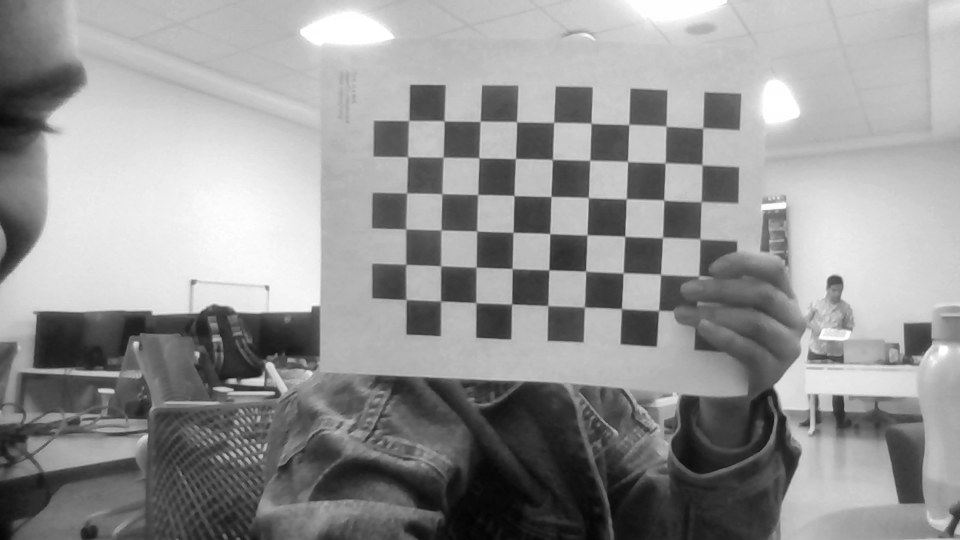
#> input picture rosClass/catkin_ws/src/usb_camera/scripts/snapshots/img_1.png, 960 x 540 px; its folder holds 5 pictures in this run
$ python camera_calibration.py
#> lines starting #> are read from the running program, lines starting #| are printed output that depends on the picture; after the words box and inside, x2 and y2 are one past the last pixel; in counts of white or black regions, pixels touching at a corner belong together

import numpy as np
import cv2
import glob
import sys
import os
import ruamel.yaml

chessboardSize = (9, 6)

criteria = (cv2.TERM_CRITERIA_EPS + cv2.TERM_CRITERIA_MAX_ITER, 30, 0.001)

objp = np.zeros((chessboardSize[0]*chessboardSize[1], 3), np.float32)
objp[:,:2] = np.mgrid[0:chessboardSize[0], 0:chessboardSize[1]].T.reshape(-1, 2)

objpoints = []
imgpoints = []

folder = "snapshots/"

try:
    os.mkdir(folder)
except OSError as error:
    print(error)

images = glob.glob(folder + "*.png")

i = 1
for fname in images:
    msg = "Reading image: {}. Progress: {:.2f}%".format(fname[10:-4], 100*i/len(images))
    i = i+1

    print(msg, end ='\r')

    img = cv2.imread(fname)
#> img is the input picture: shape (540, 960, 3); min 2, max 255, mean 148.3
    gray = cv2.cvtColor(img, cv2.COLOR_BGR2GRAY)

    ret, corners = cv2.findChessboardCorners(gray, (chessboardSize[0], chessboardSize[1]), None)
#> ret = True; corners = 54 rows, first 8: [692, 304], [659.5, 311], [621.6, 306.9], [585, 307.5], [548.5, 305], [512.1, 303.3], [475.7, 301.2], [441.2, 300.3]

    if ret == True:
        objpoints.append(objp)
        corners2 = cv2.cornerSubPix(gray, corners, (11, 11), (-1, -1), criteria)
#> corners2 = 54 rows, first 8: [696.5, 302.6], [658.5, 310.5], [621.5, 308.7], [584.4, 307], [547.8, 305.6], [511.6, 304.1], [475.9, 302.7], [440.6, 301]
        imgpoints.append(corners)

        #Draw and display the corners
        cv2.drawChessboardCorners(img, (chessboardSize[0], chessboardSize[1]), corners2, ret)
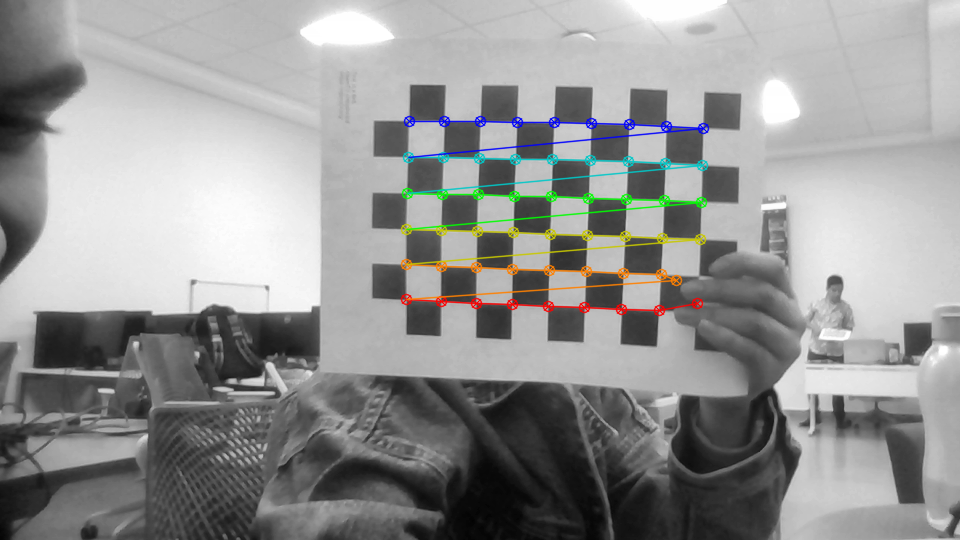
#> img: shape (540, 960, 3); 2.65% of pixels changed, all inside (x1, y1, x2, y2) = (400, 115, 710, 317)
#> pass 3 of the loop `for fname in images:`:
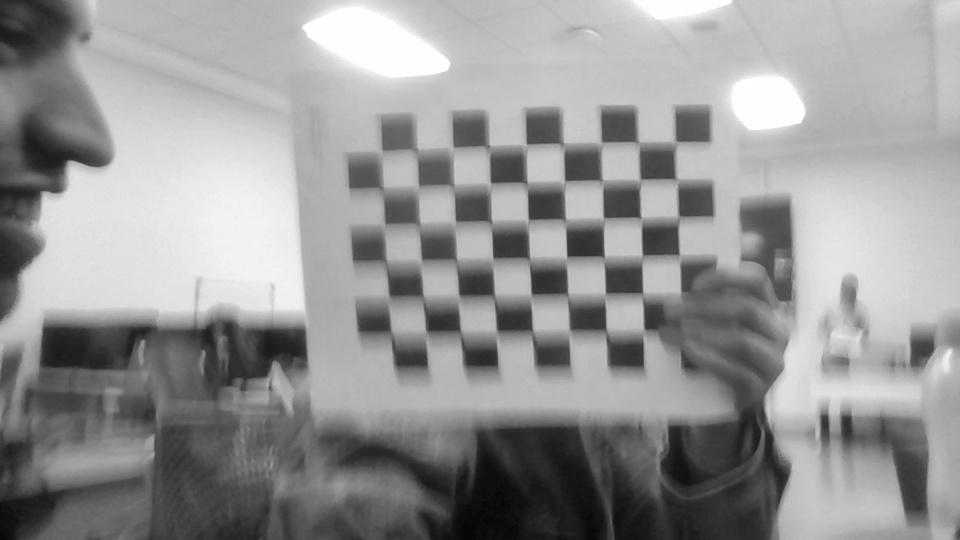
#> input picture rosClass/catkin_ws/src/usb_camera/scripts/snapshots/img_11.png, 960 x 540 px
#> img is the input picture: shape (540, 960, 3); min 6, max 255, mean 149.2
#> ret = True; corners = 54 rows, first 8: [674, 335], [643, 333], [606.2, 335.2], [570, 335.5], [533, 336], [497, 337], [461.5, 337], [427, 339]
#> corners2 = 54 rows, first 8: [674, 335], [643.6, 331.4], [605.8, 331.7], [569.4, 331.5], [532.2, 332], [496.7, 332.1], [460.4, 332.3], [426.1, 331.8]
#> `cv2.drawChessboardCorners(img, (chessboardSize[0], chessboardSize[1]),..`:
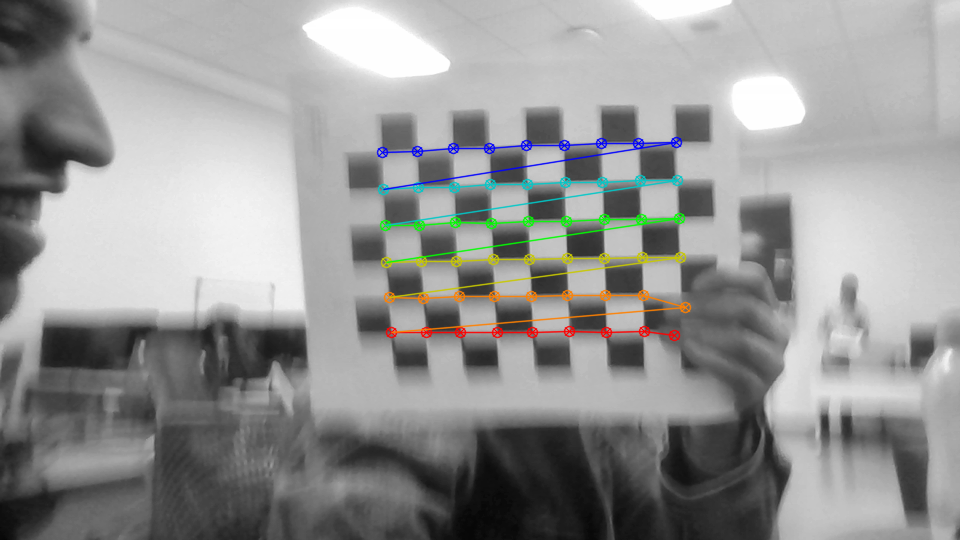
#> img: shape (540, 960, 3); 2.66% of pixels changed, all inside (x1, y1, x2, y2) = (376, 136, 692, 342)
#> the loop made 5 passes; the first 3 are shown
        cv2.imwrite(folder + "pattern_{}.jpg".format(fname[10:-4]), img)
        cv2.imshow('img', img)
        cv2.waitKey(500)

ret, cam_mtx, distCoeffs, rvecs, tvecs = cv2.calibrateCamera(objpoints, imgpoints, gray.shape[::-1], None, None)
print("Camera Matrix: ")
print(cam_mtx)
print("Distorsion coefficients: ")
print(distCoeffs)


img = cv2.imread(folder + 'img_1.png')
h, w = img.shape[:2]
#> h = 540; w = 960
newcameramtx, roi = cv2.getOptimalNewCameraMatrix(cam_mtx, distCoeffs, (w, h), 1, (w, h))

#Option 2
mapx, mapy = cv2.initUndistortRectifyMap(cam_mtx, distCoeffs, None, newcameramtx, (w, h), 5)
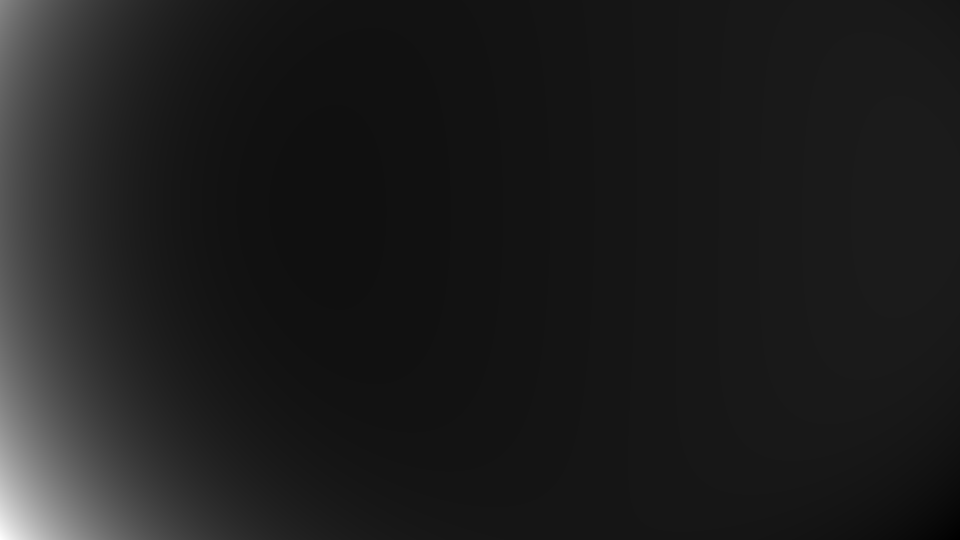
#> mapx: shape (540, 960) float32; min -1298.9, max 18240.8, mean 999.8; drawn with min black and max white
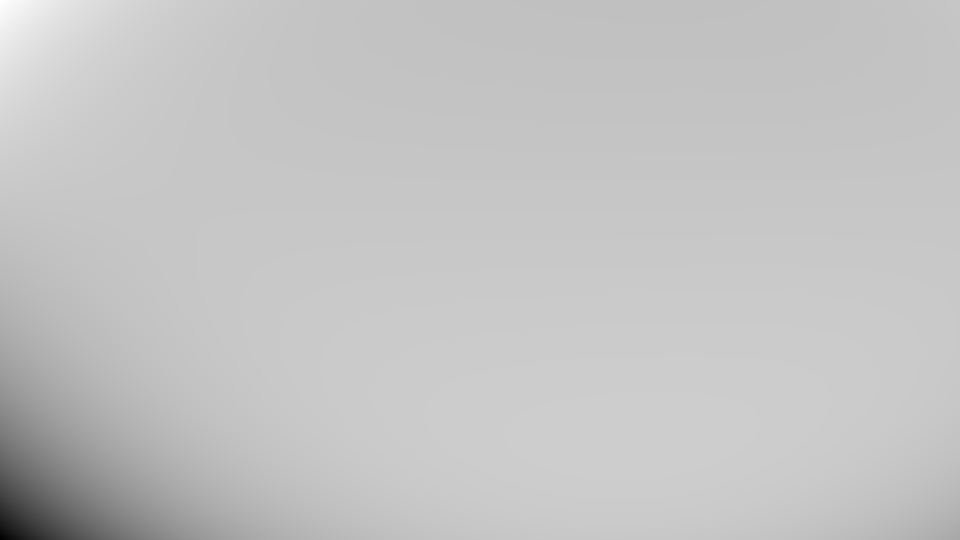
#> mapy: shape (540, 960) float32; min -13581.6, max 4168.7, mean 47.8; drawn with min black and max white
dst = cv2.remap(img, mapx, mapy, cv2.INTER_LINEAR)
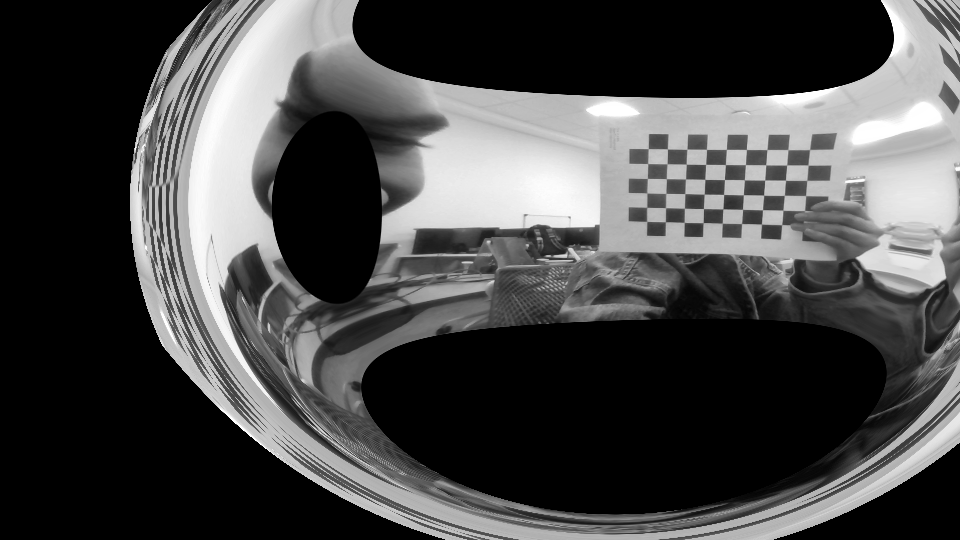
#> dst: shape (540, 960, 3); min 0, max 255, mean 72.4

x, y, w, h = roi
dst = dst[y:y+h, x:x+w]
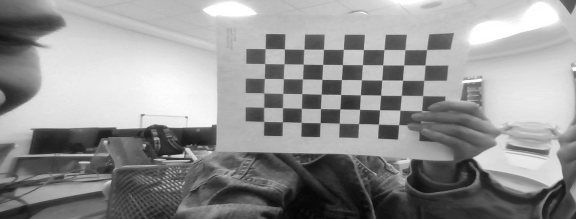
#> dst: shape (219, 576, 3); min 3, max 255, mean 147.4
cv2.imshow("Calibration Result - opt 2", dst)
cv2.imwrite("Calibration_result_opt2.png", dst)

mean_error = 0
for i in range(len(objpoints)):
    imgpoints2, _ = cv2.projectPoints(objpoints[i], rvecs[i], tvecs[i], cam_mtx, distCoeffs)
    error = cv2.norm(imgpoints[i], imgpoints2, cv2.NORM_L2)/len(imgpoints2)
    mean_error += error

print("Total error: {}".format(mean_error/len(objpoints)))

yaml_str = """
#Camera calibration paramters
camera_intrinsic_matrix:
    fx: fx value #Focal length in the x-direction (pixels)
    fy: fy value #Focal length in the y-direction (pixels)
    cx: cx value #Optical center in x-axis (image_center)
    cy: cy value #Optical center in y-axis (image_center)
distorsion_coefficients:
    k1: k1_value #First-order radial distorsion coefficient
    k2: k2_value #Second-order radial distortion coefficient
    p1: p1_value #First-order tangential distortion coefficient
    p2: p2_value #Second-order tangential distortion coefficient
    k3: k3_value #Third-order radial distortion coefficient
"""

#> (the run stopped early here; a loop or call above may not have finished)
